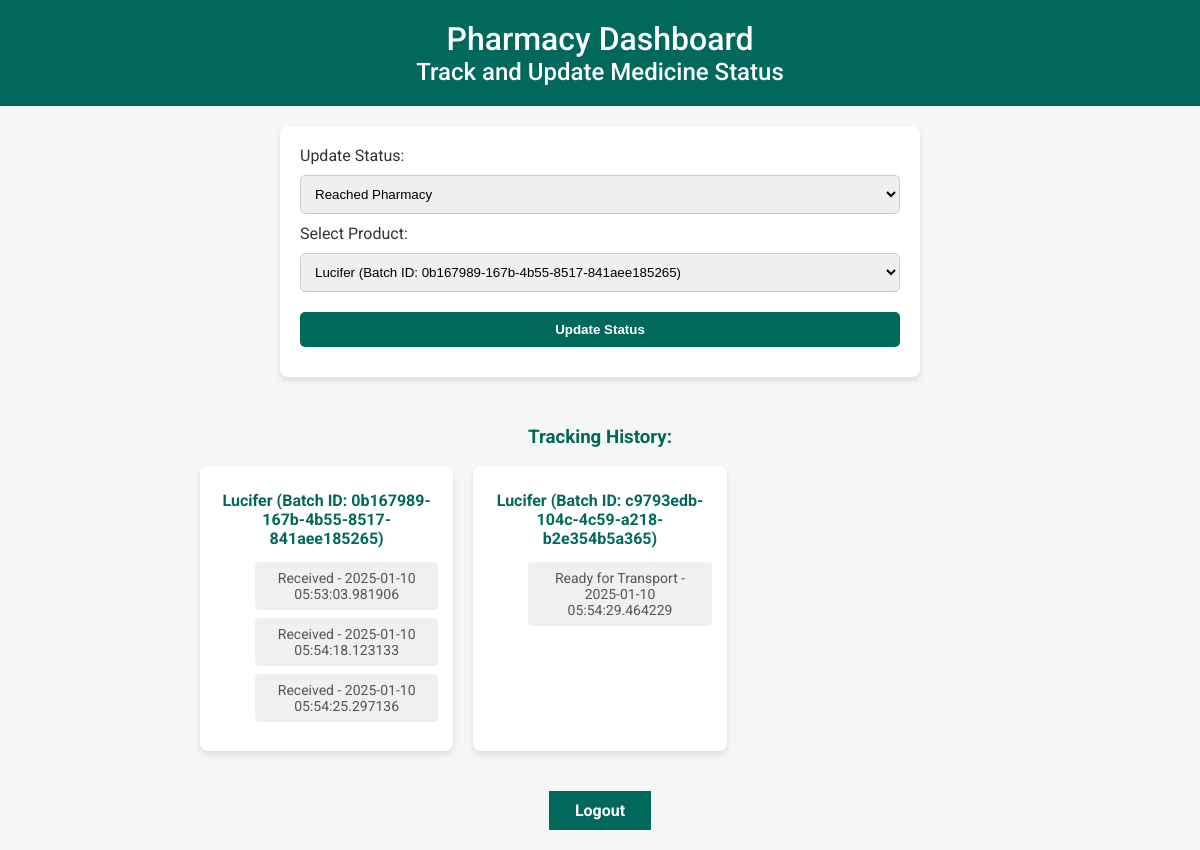
Before: /pharmacy (signed in) with the older database file.
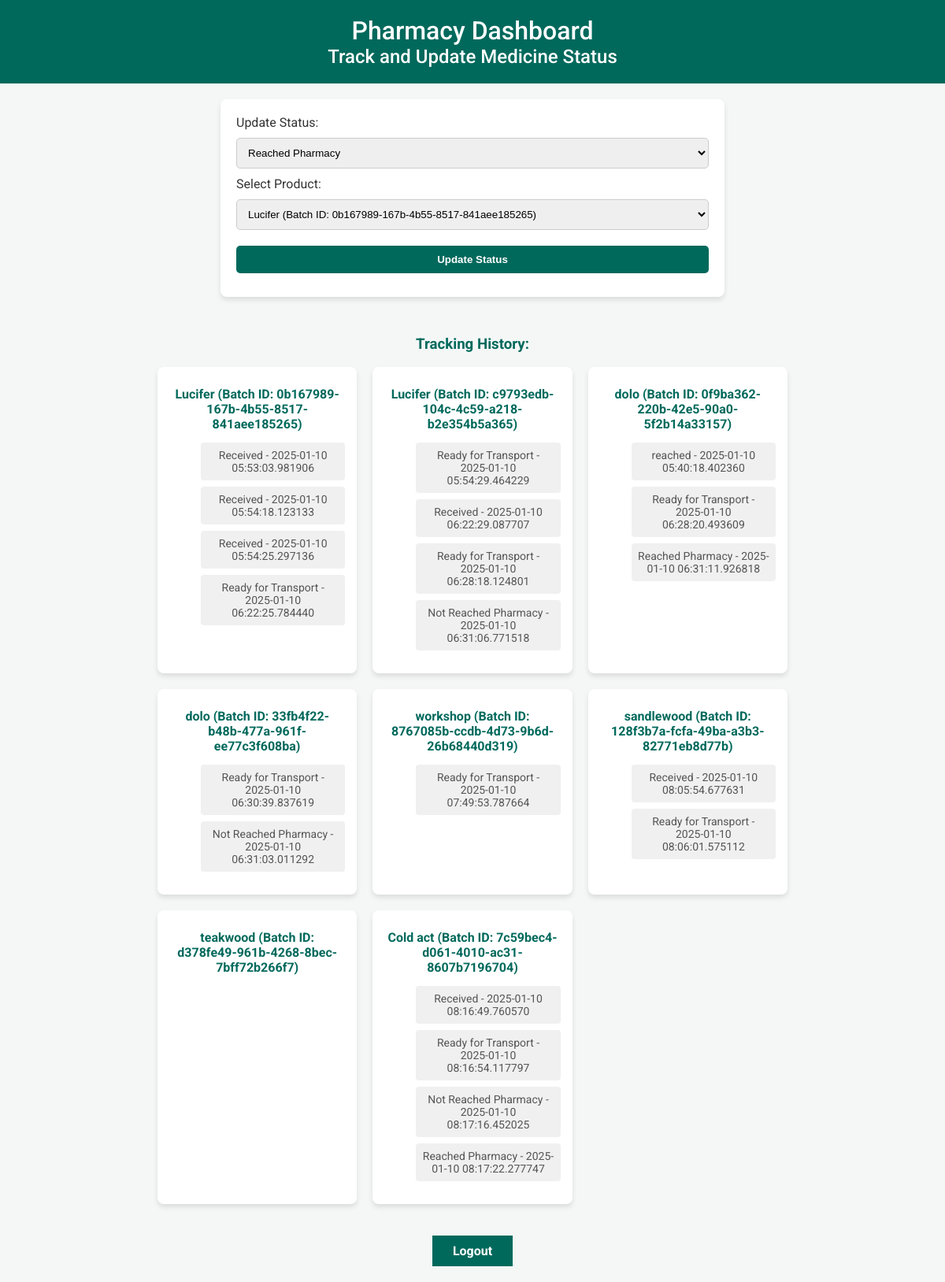
After: the same page with the newer database file.
### app.py (models this page shows)
class Product(db.Model):
    id = db.Column(db.Integer, primary_key=True)
    name = db.Column(db.String(100), nullable=False)
    batch_id = db.Column(db.String(50), unique=True, nullable=False)
    qr_code_path = db.Column(db.String(200), nullable=False)
    manufacturer_id = db.Column(db.Integer, db.ForeignKey('user.id'), nullable=False)
    created_at = db.Column(db.DateTime, default=datetime.utcnow)
    history = db.relationship('TrackingHistory', backref='product', lazy=True)

class TrackingHistory(db.Model):
    id = db.Column(db.Integer, primary_key=True)
    product_id = db.Column(db.Integer, db.ForeignKey('product.id'), nullable=False)
    status = db.Column(db.String(100), nullable=False)
    timestamp = db.Column(db.DateTime, default=datetime.utcnow)
    updated_by = db.Column(db.Integer, db.ForeignKey('user.id'))  # Admin who updated this

### app.py (the view, shortened to what this page needs)
@app.route('/pharmacy', methods=['GET', 'POST'])
@login_required
def pharmacy():
    if current_user.role != 'pharmacy':
        abort(403)
    products = Product.query.all()
    return render_template('pharmacy.html', products=products)

### app.py (called while the page is built)
@login_manager.user_loader
def load_user(user_id):
    return User.query.get(int(user_id))

### templates/pharmacy.html (shortened to what this page needs)
<!DOCTYPE html>
<html lang="en">
<head>
    <link href="https://cdnjs.cloudflare.com/ajax/libs/font-awesome/6.0.0-beta3/css/all.min.css" rel="stylesheet">
</head>
<body>
    <header>
        <h1>Pharmacy Dashboard</h1>
        <h2>Track and Update Medicine Status</h2>
    </header>
    <div class="container">
        <div class="form-container">
            <form method="POST">
                <label for="status">Update Status:</label>
                <select name="status" required>
                    <option value="Reached Pharmacy">Reached Pharmacy</option>
                </select>
                <label for="product">Select Product:</label>
                <select name="product_id" required>
                    {% for product in products %}
                        <option value="{{ product.id }}">{{ product.name }} (Batch ID: {{ product.batch_id }})</option>
                    {% endfor %}
                </select>
                <button type="submit">Update Status</button>
            </form>
        </div>
        <h3>Tracking History:</h3>
        <div class="product-list">
            {% for product in products %}
                <div class="product-card">
                    <h4>{{ product.name }} (Batch ID: {{ product.batch_id }})</h4>
                    <div class="status-history">
                        <ul>
                            {% for history in product.history %}
                                <li>{{ history.status }} - {{ history.timestamp }}</li>
                            {% endfor %}
                        </ul>
                    </div>
                </div>
            {% endfor %}
        </div>
        <footer>
            <a href="{{ url_for('logout') }}" class="logout-button">Logout</a>
        </footer>
    </div>
</body>
</html>

Changed rows visible on the page:
added TrackingHistory: status "Ready for Transport", timestamp "2025-01-10 06:22:25.784440", shown under Product "0b167989-167b-4b55-8517-841aee185265"
added TrackingHistory: status "Received", timestamp "2025-01-10 06:22:29.087707", shown under Product "c9793edb-104c-4c59-a218-b2e354b5a365"
added TrackingHistory: status "Ready for Transport", timestamp "2025-01-10 06:28:18.124801", shown under Product "c9793edb-104c-4c59-a218-b2e354b5a365"
added TrackingHistory: status "Not Reached Pharmacy", timestamp "2025-01-10 06:31:06.771518", shown under Product "c9793edb-104c-4c59-a218-b2e354b5a365"
added Product: name "dolo", batch_id "0f9ba362-220b-42e5-90a0-5f2b14a33157"
now on this page (row unchanged): TrackingHistory: status "reached", timestamp "2025-01-10 05:40:18.402360", shown under "dolo"
added TrackingHistory: status "Ready for Transport", timestamp "2025-01-10 06:28:20.493609", shown under "dolo"
added TrackingHistory: status "Reached Pharmacy", timestamp "2025-01-10 06:31:11.926818", shown under "dolo"
added Product: name "dolo", batch_id "33fb4f22-b48b-477a-961f-ee77c3f608ba"
added TrackingHistory: status "Ready for Transport", timestamp "2025-01-10 06:30:39.837619", shown under "dolo"
added TrackingHistory: status "Not Reached Pharmacy", timestamp "2025-01-10 06:31:03.011292", shown under "dolo"
added Product: name "workshop", batch_id "8767085b-ccdb-4d73-9b6d-26b68440d319"
added TrackingHistory: status "Ready for Transport", timestamp "2025-01-10 07:49:53.787664", shown under "workshop"
added Product: name "sandlewood", batch_id "128f3b7a-fcfa-49ba-a3b3-82771eb8d77b"
added TrackingHistory: status "Received", timestamp "2025-01-10 08:05:54.677631", shown under "sandlewood"
added TrackingHistory: status "Ready for Transport", timestamp "2025-01-10 08:06:01.575112", shown under "sandlewood"
added Product: name "teakwood", batch_id "d378fe49-961b-4268-8bec-7bff72b266f7"
added Product: name "Cold act", batch_id "7c59bec4-d061-4010-ac31-8607b7196704"
added TrackingHistory: status "Received", timestamp "2025-01-10 08:16:49.760570", shown under "Cold act"
added TrackingHistory: status "Ready for Transport", timestamp "2025-01-10 08:16:54.117797", shown under "Cold act"
added TrackingHistory: status "Not Reached Pharmacy", timestamp "2025-01-10 08:17:16.452025", shown under "Cold act"
added TrackingHistory: status "Reached Pharmacy", timestamp "2025-01-10 08:17:22.277747", shown under "Cold act"
